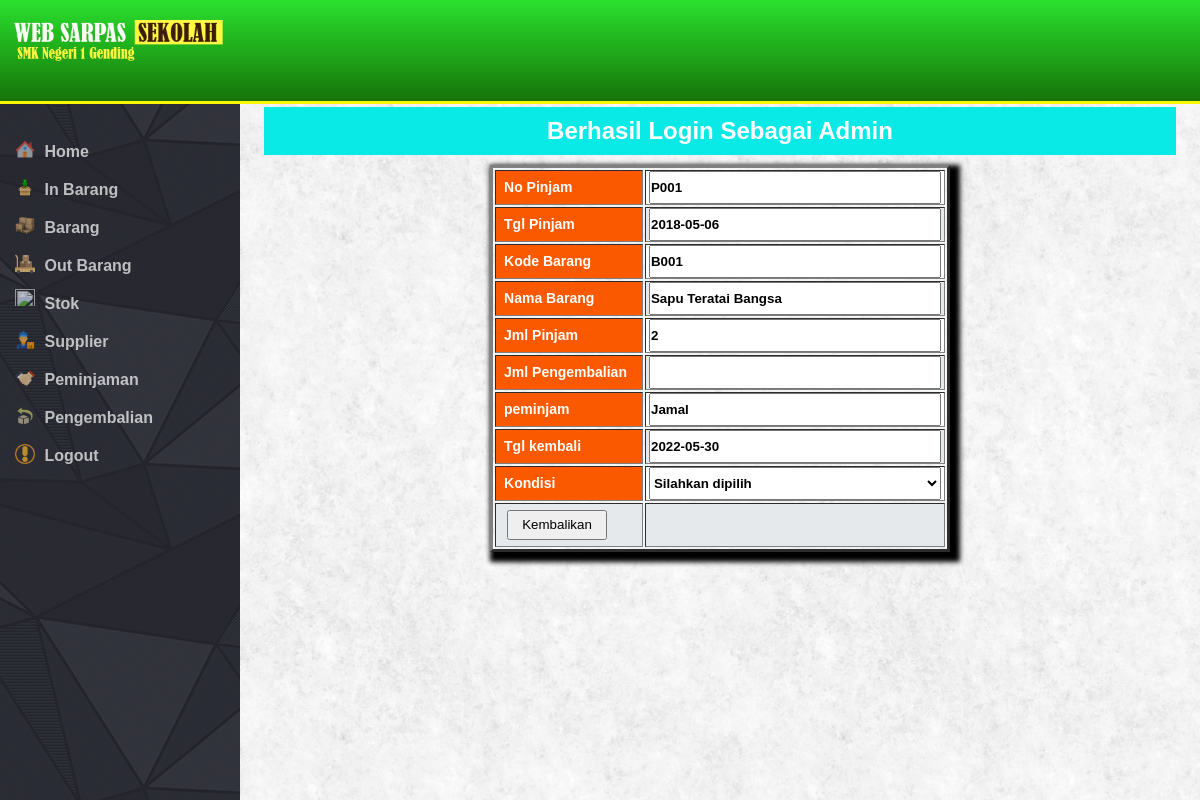
The app's page /page.php?url=peminjaman-kembali-P001 (signed in) with its own data.
### tables this page shows
CREATE TABLE `pinjam_barang` (
  `no_pinjam` varchar(8) NOT NULL,
  `tgl_pinjam` varchar(12) NOT NULL,
  `kode_barang` varchar(8) NOT NULL,
  `nama_barang` varchar(30) NOT NULL,
  `jml_pinjam` int(11) NOT NULL,
  `jml_pinjam1` int(11) NOT NULL,
  `peminjam` varchar(35) NOT NULL,
  `tgl_kembali` varchar(12) NOT NULL,
  `kondisi` varchar(18) NOT NULL,
  `keterangan` varchar(30) NOT NULL
);

### application/peminjaman/kembali.php (the view, shortened to what this page needs)
<?php
		$query=mysqli_query($koneksi,"select * from pinjam_barang where no_pinjam='$url[2]'");
		$data=mysqli_fetch_assoc($query);
 ?>
<center>
<form id="form" action="page.php?url=peminjaman-proseskembali" method="post" onsubmit="return cekk()">
	<table border="3" class="crud">
		<tr>
			<td>No Pinjam</td>
			<td><input type="text" name="no" value="<?= $data['no_pinjam']?>" id="no"></td>
		</tr>
           <tr>
			<td>Tgl Pinjam</td>
			<td><input type="text" name="tglpinjam" required value="<?= $data['tgl_pinjam']?>" id="tglpinjam"></td>
		</tr>
		<tr>
			<td>Kode Barang</td>
			<td><input type="text" name="kode" id="kode" required value="<?= $data['kode_barang']?>"></td>
		</tr>
           <tr>
			<td>Nama Barang</td>
			<td><input type="text" name="nama" id="nama" required value="<?= $data['nama_barang']?>"></td>
		</tr>
		<tr>
			<td>Jml Pinjam</td>
			<td><input type="text" name="jmlps"  required value="<?= $data['jml_pinjam']?>" id="jmlps"></td>
		</tr>
		<tr>
			<td>Jml Pengembalian</td>
			<td><input type="text" name="jmlk" id="jmlpengem" required></td>
		</tr>
		<tr>
			<td>peminjam</td>
			<td><input type="text" name="peminjam" required value="<?= $data['peminjam']?>" id="peminjam"></td>
		</tr>
		<tr>
			<td>Tgl kembali</td>
			<td><input type="text" name="tglkembali" value="<?php echo date('Y-m-d')  ?>"  required id="tglkembali"></td>
		</tr>
		<tr>
			<td>Kondisi</td>
			<td>
				<select name="kondisi" id="kondisi" onchange="cek()">
					<option value=" ">Silahkan dipilih</option>
				</select>
			</td>
		</tr>
		<tr>
			<td><input type="reset" value="Kembalikan" id="submit"></td>
			<td></td>
		</tr>
	</table>
</form>
</center>

### asset/css/main.css (style rules this page uses)
* { margin: 0;padding: 0;box-sizing: border-box;font-family: 'arial'; }
html,body { height: 100%; }
body { background:url('../image/fresh_snow.png'); }
.content-kanan table { margin:0 auto; clear:both;box-shadow: 5px 5px 5px 5px; }
.content-kanan table tr td { font-size: 14px; padding: 0px 3px;height: 30px; }
.content-kanan table tr:nth-child(odd) { background-color: white; }
.content-kanan table tr:nth-child(even) { background-color: #e6e9eb; }
.content-kanan input[type="text"], .content-kanan input[type="date"],.content-kanan input[type="number"],.content-kanan select, .content-kanan textarea { width: 100%;height:33px;font-weight: bold; }
.content-kanan input[type="submit"], .content-kanan input[type="reset"] { width: 100px;height: 30px;margin: 5px 3px; }
.crud tr td:first-child { background:#FB5900;padding: 1px 15px 1px 8px;color:white;font-weight: bold; }
.crud tr td:last-child { font-weight:100;width: 300px; }
.crud tr:last-child td { background-color: #e6e9eb; }

### records on screen
pinjam_barang: no "P001", tglpinjam "2018-05-06", kode "B001", nama "Sapu Teratai Bangsa", jmlps "2", peminjam "Jamal"

### other values on screen
$_SESSION['msg'] "Berhasil Login Sebagai Admin"
